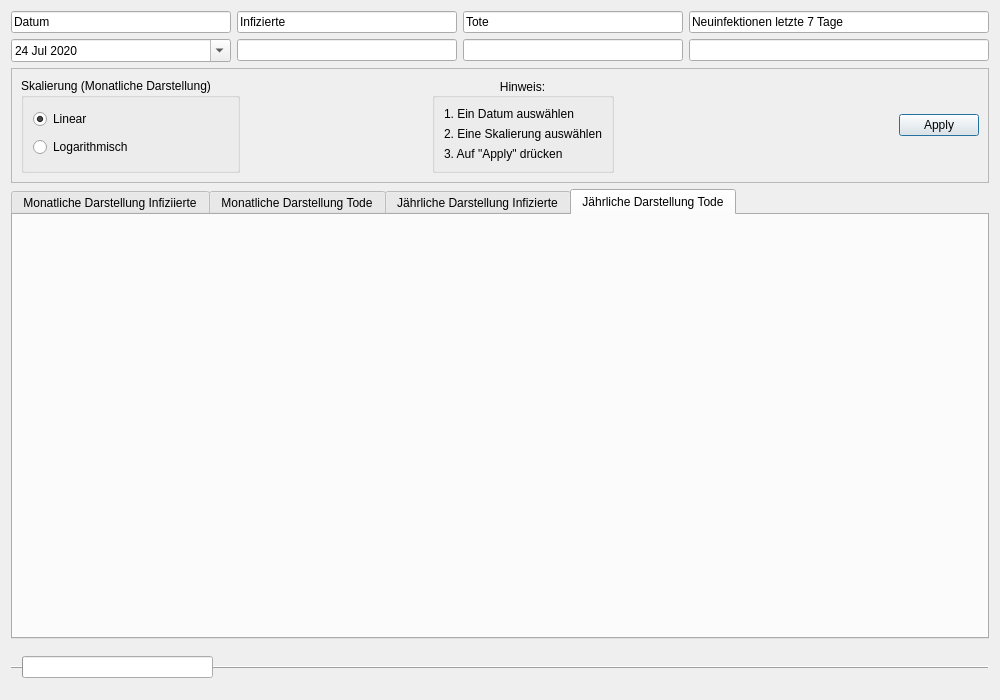
<?xml version="1.0" encoding="UTF-8"?>
<ui version="4.0">
 <class>Grossbritannien</class>
 <widget class="QDialog" name="Grossbritannien">
  <property name="geometry">
   <rect>
    <x>0</x>
    <y>0</y>
    <width>1000</width>
    <height>700</height>
   </rect>
  </property>
  <property name="windowTitle">
   <string>Grossbritannien</string>
  </property>
  <layout class="QVBoxLayout" name="verticalLayout_7">
   <item>
    <layout class="QGridLayout" name="gridLayout">
     <item row="2" column="2">
      <widget class="QLineEdit" name="lineEdit_5">
       <property name="text">
        <string>Tote</string>
       </property>
       <property name="readOnly">
        <bool>true</bool>
       </property>
      </widget>
     </item>
     <item row="4" column="1">
      <widget class="QLineEdit" name="lineEdit_4">
       <property name="readOnly">
        <bool>true</bool>
       </property>
      </widget>
     </item>
     <item row="4" column="4">
      <widget class="QLineEdit" name="lineEdit_7">
       <property name="readOnly">
        <bool>true</bool>
       </property>
      </widget>
     </item>
     <item row="4" column="2">
      <widget class="QLineEdit" name="lineEdit_6">
       <property name="readOnly">
        <bool>true</bool>
       </property>
      </widget>
     </item>
     <item row="2" column="1">
      <widget class="QLineEdit" name="lineEdit">
       <property name="text">
        <string>Infizierte</string>
       </property>
       <property name="readOnly">
        <bool>true</bool>
       </property>
      </widget>
     </item>
     <item row="2" column="4">
      <widget class="QLineEdit" name="lineEdit_2">
       <property name="minimumSize">
        <size>
         <width>300</width>
         <height>0</height>
        </size>
       </property>
       <property name="text">
        <string>Neuinfektionen letzte 7 Tage</string>
       </property>
       <property name="readOnly">
        <bool>true</bool>
       </property>
      </widget>
     </item>
     <item row="4" column="0">
      <widget class="QDateEdit" name="dateEdit">
       <property name="readOnly">
        <bool>false</bool>
       </property>
       <property name="buttonSymbols">
        <enum>QAbstractSpinBox::NoButtons</enum>
       </property>
       <property name="accelerated">
        <bool>false</bool>
       </property>
       <property name="dateTime">
        <datetime>
         <hour>0</hour>
         <minute>0</minute>
         <second>0</second>
         <year>2020</year>
         <month>7</month>
         <day>24</day>
        </datetime>
       </property>
       <property name="minimumDateTime">
        <datetime>
         <hour>0</hour>
         <minute>0</minute>
         <second>0</second>
         <year>2020</year>
         <month>1</month>
         <day>1</day>
        </datetime>
       </property>
       <property name="currentSection">
        <enum>QDateTimeEdit::DaySection</enum>
       </property>
       <property name="calendarPopup">
        <bool>true</bool>
       </property>
       <property name="timeSpec">
        <enum>Qt::LocalTime</enum>
       </property>
       <property name="date">
        <date>
         <year>2020</year>
         <month>7</month>
         <day>24</day>
        </date>
       </property>
      </widget>
     </item>
     <item row="2" column="0">
      <widget class="QLineEdit" name="lineEdit_3">
       <property name="text">
        <string>Datum</string>
       </property>
       <property name="readOnly">
        <bool>true</bool>
       </property>
      </widget>
     </item>
    </layout>
   </item>
   <item>
    <widget class="QFrame" name="frame">
     <property name="frameShape">
      <enum>QFrame::StyledPanel</enum>
     </property>
     <property name="frameShadow">
      <enum>QFrame::Raised</enum>
     </property>
     <layout class="QGridLayout" name="gridLayout_4">
      <item row="0" column="0">
       <widget class="QGroupBox" name="groupBox">
        <property name="enabled">
         <bool>true</bool>
        </property>
        <property name="title">
         <string>Skalierung (Monatliche Darstellung)</string>
        </property>
        <property name="flat">
         <bool>false</bool>
        </property>
        <property name="checkable">
         <bool>false</bool>
        </property>
        <layout class="QVBoxLayout" name="verticalLayout_6">
         <item>
          <widget class="QRadioButton" name="skalaLiear">
           <property name="text">
            <string>Linear</string>
           </property>
           <property name="checked">
            <bool>true</bool>
           </property>
          </widget>
         </item>
         <item>
          <widget class="QRadioButton" name="skalaLogarithm">
           <property name="text">
            <string>Logarithmisch</string>
           </property>
          </widget>
         </item>
        </layout>
       </widget>
      </item>
      <item row="0" column="5">
       <spacer name="horizontalSpacer_2">
        <property name="orientation">
         <enum>Qt::Horizontal</enum>
        </property>
        <property name="sizeHint" stdset="0">
         <size>
          <width>40</width>
          <height>20</height>
         </size>
        </property>
       </spacer>
      </item>
      <item row="0" column="6">
       <widget class="QDialogButtonBox" name="buttonBox">
        <property name="standardButtons">
         <set>QDialogButtonBox::Apply</set>
        </property>
        <property name="centerButtons">
         <bool>false</bool>
        </property>
       </widget>
      </item>
      <item row="0" column="1">
       <spacer name="horizontalSpacer">
        <property name="orientation">
         <enum>Qt::Horizontal</enum>
        </property>
        <property name="sizeHint" stdset="0">
         <size>
          <width>40</width>
          <height>20</height>
         </size>
        </property>
       </spacer>
      </item>
      <item row="0" column="2">
       <widget class="Line" name="line">
        <property name="orientation">
         <enum>Qt::Horizontal</enum>
        </property>
       </widget>
      </item>
      <item row="0" column="4">
       <widget class="QGroupBox" name="groupBox_2">
        <property name="title">
         <string>Hinweis:</string>
        </property>
        <property name="alignment">
         <set>Qt::AlignCenter</set>
        </property>
        <property name="flat">
         <bool>false</bool>
        </property>
        <layout class="QGridLayout" name="gridLayout_6">
         <item row="0" column="0">
          <widget class="QLabel" name="label">
           <property name="text">
            <string>1. Ein Datum auswählen</string>
           </property>
          </widget>
         </item>
         <item row="1" column="0">
          <widget class="QLabel" name="label_2">
           <property name="text">
            <string>2. Eine Skalierung auswählen</string>
           </property>
          </widget>
         </item>
         <item row="2" column="0">
          <widget class="QLabel" name="label_3">
           <property name="text">
            <string>3. Auf &quot;Apply&quot; drücken</string>
           </property>
          </widget>
         </item>
        </layout>
       </widget>
      </item>
     </layout>
    </widget>
   </item>
   <item>
    <layout class="QVBoxLayout" name="verticalLayout">
     <item>
      <widget class="QTabWidget" name="tabWidget">
       <property name="currentIndex">
        <number>3</number>
       </property>
       <widget class="QWidget" name="tab">
        <attribute name="title">
         <string>Monatliche Darstellung Infiziierte</string>
        </attribute>
        <layout class="QGridLayout" name="gridLayout_2">
         <item row="0" column="0">
          <layout class="QVBoxLayout" name="verticalLayout_3"/>
         </item>
        </layout>
       </widget>
       <widget class="QWidget" name="tab_5">
        <attribute name="title">
         <string>Monatliche Darstellung Tode</string>
        </attribute>
        <layout class="QGridLayout" name="gridLayout_3">
         <item row="0" column="0">
          <layout class="QVBoxLayout" name="verticalLayout_9"/>
         </item>
        </layout>
       </widget>
       <widget class="QWidget" name="Tab_2">
        <attribute name="title">
         <string>Jährliche Darstellung Infizierte</string>
        </attribute>
        <layout class="QVBoxLayout" name="verticalLayout_5">
         <item>
          <layout class="QVBoxLayout" name="verticalLayout_4"/>
         </item>
        </layout>
       </widget>
       <widget class="QWidget" name="tab_3">
        <attribute name="title">
         <string>Jährliche Darstellung Tode</string>
        </attribute>
        <layout class="QVBoxLayout" name="verticalLayout_8">
         <item>
          <layout class="QVBoxLayout" name="verticalLayout_2"/>
         </item>
        </layout>
       </widget>
      </widget>
     </item>
    </layout>
   </item>
   <item>
    <widget class="QFrame" name="frame_2">
     <property name="frameShape">
      <enum>QFrame::HLine</enum>
     </property>
     <property name="frameShadow">
      <enum>QFrame::Raised</enum>
     </property>
     <layout class="QGridLayout" name="gridLayout_5">
      <item row="0" column="3">
       <spacer name="horizontalSpacer_4">
        <property name="orientation">
         <enum>Qt::Horizontal</enum>
        </property>
        <property name="sizeHint" stdset="0">
         <size>
          <width>40</width>
          <height>20</height>
         </size>
        </property>
       </spacer>
      </item>
      <item row="0" column="0">
       <widget class="QProgressBar" name="progressBar">
        <property name="value">
         <number>0</number>
        </property>
        <property name="textVisible">
         <bool>false</bool>
        </property>
        <property name="orientation">
         <enum>Qt::Horizontal</enum>
        </property>
       </widget>
      </item>
      <item row="0" column="4">
       <spacer name="horizontalSpacer_3">
        <property name="orientation">
         <enum>Qt::Horizontal</enum>
        </property>
        <property name="sizeHint" stdset="0">
         <size>
          <width>40</width>
          <height>20</height>
         </size>
        </property>
       </spacer>
      </item>
      <item row="0" column="2">
       <spacer name="horizontalSpacer_5">
        <property name="orientation">
         <enum>Qt::Horizontal</enum>
        </property>
        <property name="sizeHint" stdset="0">
         <size>
          <width>40</width>
          <height>20</height>
         </size>
        </property>
       </spacer>
      </item>
      <item row="0" column="1">
       <spacer name="horizontalSpacer_6">
        <property name="orientation">
         <enum>Qt::Horizontal</enum>
        </property>
        <property name="sizeHint" stdset="0">
         <size>
          <width>40</width>
          <height>20</height>
         </size>
        </property>
       </spacer>
      </item>
     </layout>
    </widget>
   </item>
  </layout>
 </widget>
 <resources/>
 <connections/>
</ui>
